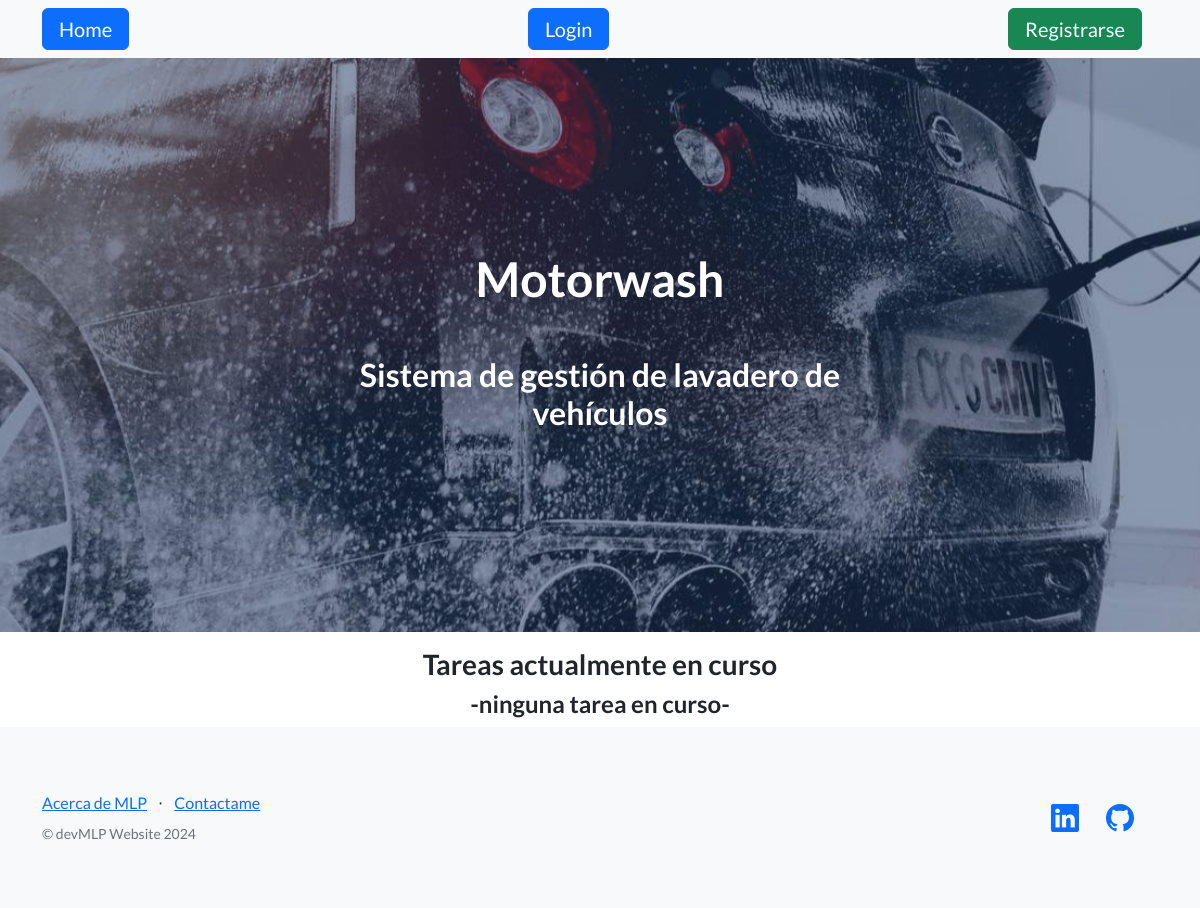
/, run on an earlier commit of the app's database.
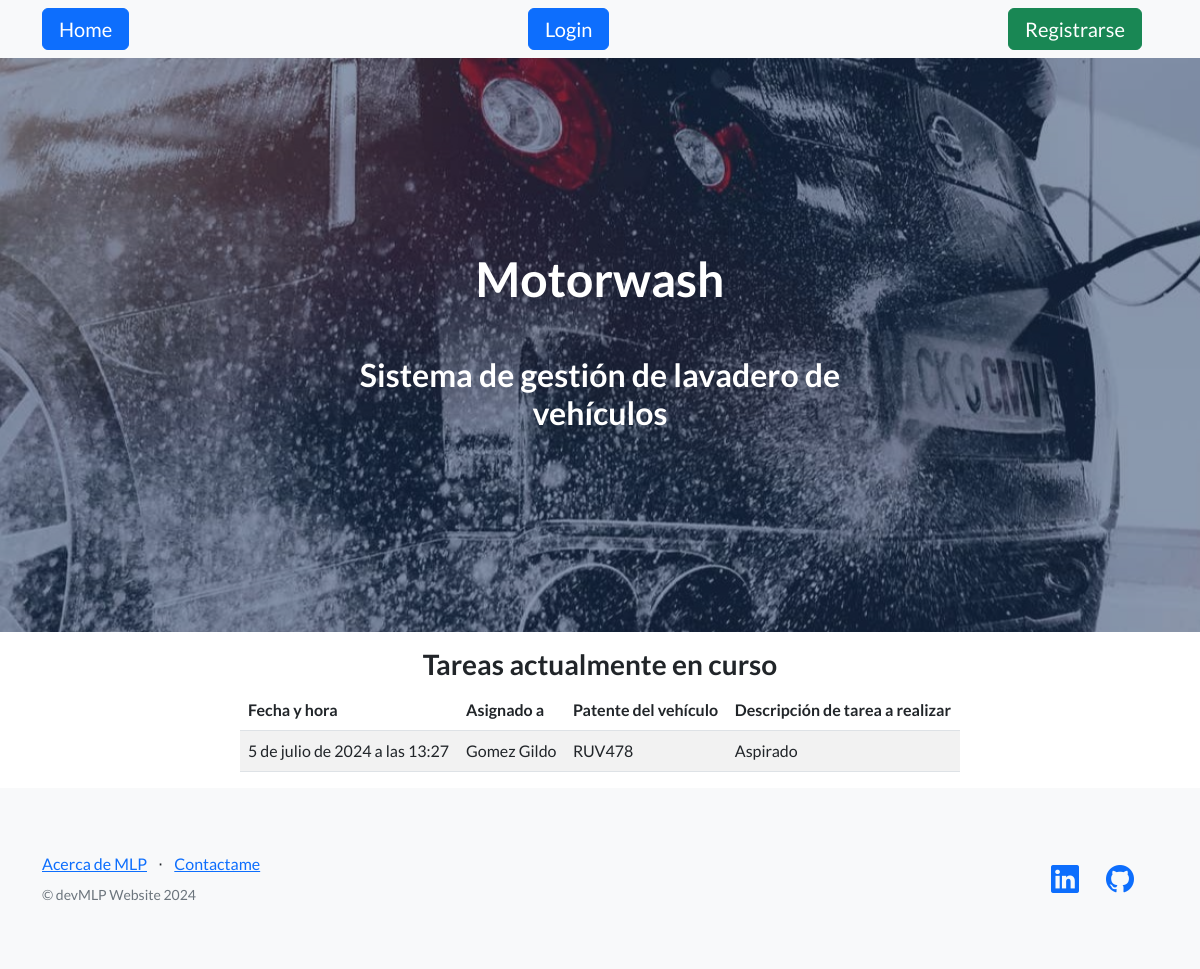
And on a later commit of the database.
### myapp/models.py (models this page shows, shortened)
class Task(models.Model):
    created = models.DateTimeField(default=timezone.now)
    asigned_to = models.ForeignKey(
        Employee, to_field="DNI", null=True, on_delete=models.SET_NULL
    )  # Por número de DNI
    vehicle = models.ForeignKey(
        Vehicle, to_field="plate_ID", on_delete=models.SET_NULL, null=True
    )  # Por patente
    description = models.CharField(max_length=80, default="")
    is_completed = models.BooleanField(default=False)

class Employee(models.Model):
    DNI = models.CharField(max_length=8, unique=True)
    last_name = models.CharField(max_length=80)
    name = models.CharField(max_length=80)
    tel = models.CharField(max_length=10)

class Vehicle(models.Model):
    AUTOMOVIL = "Automóvil"
    MOTO = "Moto"
    CAMIONETA = "Camioneta"
    SUV = "SUV"
    CAMION = "Camión"
    OTRO = "Otro"
    VEHICLE_TYPE_CHOICES = [
        (AUTOMOVIL, "Automovil"),
        (MOTO, "Moto"),
        (CAMIONETA, "Camioneta"),
        (SUV, "SUV"),
        (CAMION, "Camión"),
        (OTRO, "Otro"),
    ]
    plate_ID = models.CharField(max_length=7, unique=True)  # ABC123 / AB123CD
    vehicle_type = models.CharField(
        max_length=15, choices=VEHICLE_TYPE_CHOICES, default=AUTOMOVIL
    )
    brand = models.CharField(max_length=50)
    brand_model = models.CharField(max_length=50)
    owner_DNI = models.ForeignKey(
        Client,
        to_field="DNI",
        null=False,
        on_delete=models.CASCADE,
        related_name="vehicles",
    )
    class Meta:
        ordering = ["brand", "brand_model"]

### myapp/views.py (the view)
# urls.py: 2. Add a URL to urlpatterns:  path('', views.home, name='home')
def home(request):
    results = Task.objects.filter(is_completed=False)
    return render(request, "myapp/active_tasks.html", {"results": results})

### myapp/templates/myapp/active_tasks.html
{% extends 'myapp/index.html' %}
{% block content %}
  <div class="row gx-4 justify-content-center">
    <div class="col-lg-8">
      <h3 class="text-center mt-3">Tareas actualmente en curso</h3>
    </div>
  </div>
  <div class="row gx-4 justify-content-center">
    <div class="col-lg-8">
      {% if not results %}
        <h4 class="text-center">-ninguna tarea en curso-</h4>
      {% else %}
        <table class="table table-striped">
          <thead>
            <tr>
              <th>Fecha y hora</th>
              <th>Asignado a</th>
              <th>Patente del vehículo</th>
              <th>Descripción de tarea a realizar</th>
            </tr>
          </thead>
          <tbody>
            {% for task in results %}
              <tr>
                <td>{{ task.created }}</td>
                <td>{{ task.asigned_to.last_name }} {{ task.asigned_to.name }}</td>
                <td>{{ task.vehicle.plate_ID }}</td>
                <td>{{ task.description }}</td>
              </tr>
            {% endfor %}
          </tbody>
        </table>
      {% endif %}
    </div>
  </div>
{% endblock %}

### myapp/templates/myapp/index.html (shortened to what this page needs)
<!DOCTYPE html>
<html lang="es">
  <head>
    {% load static %}
    <link href="https://cdn.jsdelivr.net/npm/bootstrap-icons@1.5.0/font/bootstrap-icons.css" rel="stylesheet" type="text/css" />
    <link href="{% static 'css/styles.css' %}" rel="stylesheet" />
    <link rel="stylesheet" href="https://cdnjs.cloudflare.com/ajax/libs/font-awesome/6.4.0/css/all.min.css" />
  </head>
  <body>
    <nav class="navbar navbar-light bg-light static-top">
      <div class="container">
        <a class="navbar-brand btn btn-primary text-white" href="{% url 'home' %}">Home</a>
        {% if user.is_authenticated %}
          <a class="navbar-brand" href="{% url 'clients' %}">Clientes</a>
          <a class="navbar-brand" href="{% url 'vehicles' %}">Vehiculos</a>
          <a class="navbar-brand" href="{% url 'employees' %}">Empleados</a>
          <a class="navbar-brand" href="{% url 'tasks' %}">Tareas</a>
          <div class="navbar-brand d-flex">
            <p class="text-center" style="color:green">[{{ user.first_name }} {{ user.last_name }}]</p>
          </div>
          <div class="text-center">
            <a href="{% url 'add-avatar' %}"><img src="{{ request.session.avatar }}" height="40px" width="40px" alt="Avatar del usuario" /></a>
          </div>
          <a class="navbar-brand btn btn-success text-white" href="{% url 'profile' %}">Mi perfil</a>
          <form action="{% url 'logout' %}" method="post">
            {% csrf_token %}
            <button class="btn btn-danger navbar-brand text-white" type="submit">Logout</button>
          </form>
        {% else %}
          <a class="navbar-brand btn btn-primary text-white" href="{% url 'login' %}">Login</a>
          <a class="navbar-brand btn btn-success text-white" href="{% url 'register' %}">Registrarse</a>
        {% endif %}
      </div>
    </nav>
    <header class="masthead">
      <div class="container position-relative">
        <div class="row justify-content-center">
          <div class="col-xl-6">
            <div class="text-center text-white">
              {% block title %}
                <h1 class="mb-5">Motorwash</h1>
                <h2 class="text-center mt-3">Sistema de gestión de lavadero de vehículos</h2>
              {% endblock %}
            </div>
          </div>
        </div>
      </div>
    </header>
    <div class="container px-4">
      {% block content %}
      {% endblock %}
    </div>
    <footer class="footer bg-light">
      <div class="container">
        <div class="row">
          <div class="col-lg-6 h-100 text-center text-lg-start my-auto">
            <ul class="list-inline mb-2">
              <li class="list-inline-item">
                <a href="{% url 'about-me' %}">Acerca de MLP</a>
              </li>
              <li class="list-inline-item">⋅</li>
              <li class="list-inline-item">
                <a href="#!">Contactame</a>
              </li>
            </ul>
            <p class="text-muted small mb-4 mb-lg-0">&copy; devMLP Website 2024</p>
          </div>
          <div class="col-lg-6 h-100 text-center text-lg-end my-auto">
            <ul class="list-inline mb-0">
              <li class="list-inline-item me-4">
                <a href="https://www.linkedin.com/in/martinlpacheco" target="_blank"><i class="bi-linkedin fs-3"></i></a>
              </li>
              <li class="list-inline-item me-4">
                <a href="https://www.github.com/martinlpc" target="_blank"><i class="bi-github fs-3"></i></a>
              </li>
            </ul>
          </div>
        </div>
      </div>
    </footer>
  </body>
</html>

What changed in the data, as far as the page shows it:
added Task: created "5 de julio de 2024 a las 13:27", asigned_to.last_name "Gomez", asigned_to.name "Gildo", vehicle.plate_ID "RUV478", description "Aspirado"
Also different on the page:
text no longer shown: "-ninguna tarea en curso-"
text now shown: "Fecha y hora Asignado a Patente del vehículo Descripción de tarea a realizar"
